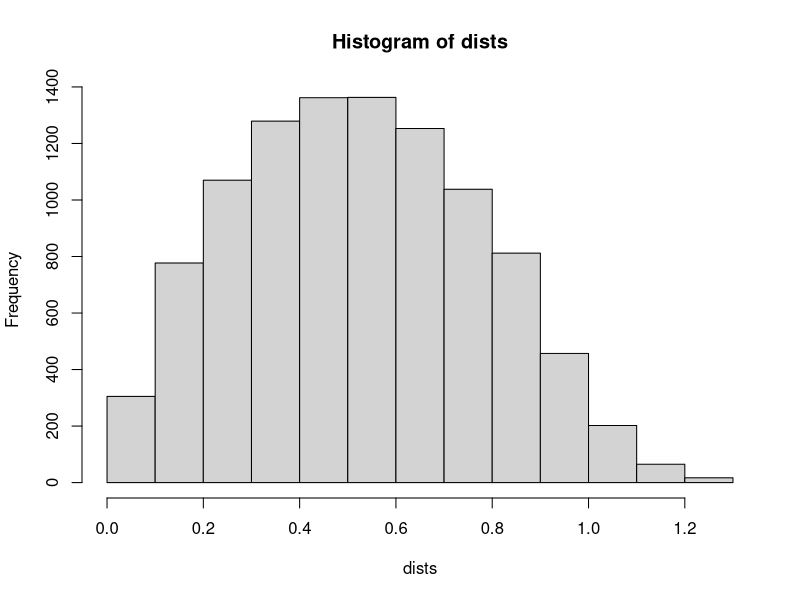

Source code (R):
dists<-c()
for (i in 1:10000) {
	P1<-runif(2)
	P2<-runif(2)
	dist<-sqrt(sum((P1-P2)^2))
	dists<-c(dists, dist)
}
mean.dist<-mean(dists)
sd.dist<-sd(dists)
cat(mean.dist,sd.dist,"\n")
hist(dists) 